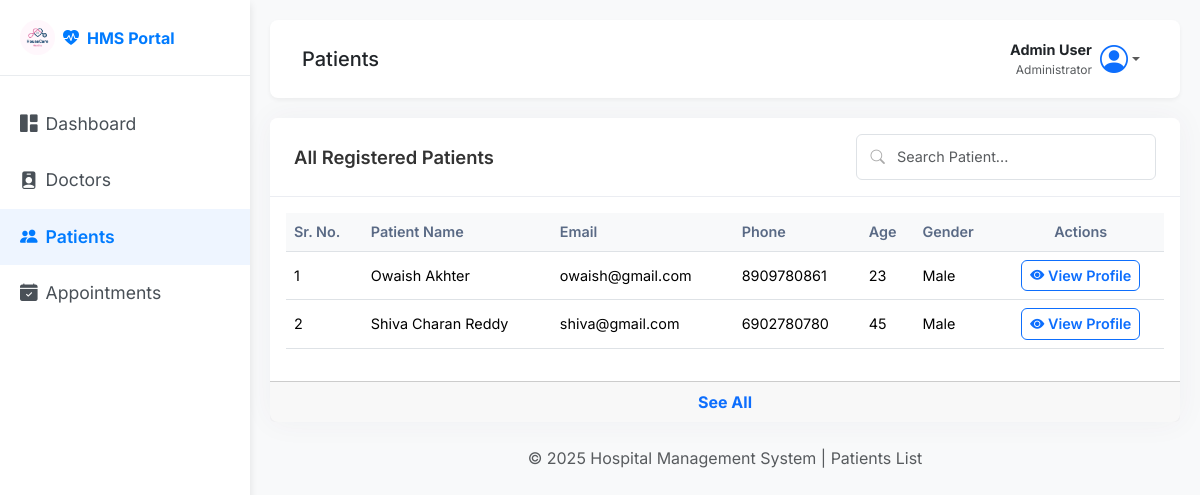
Page /admin/patients (signed in) on the earlier database version.
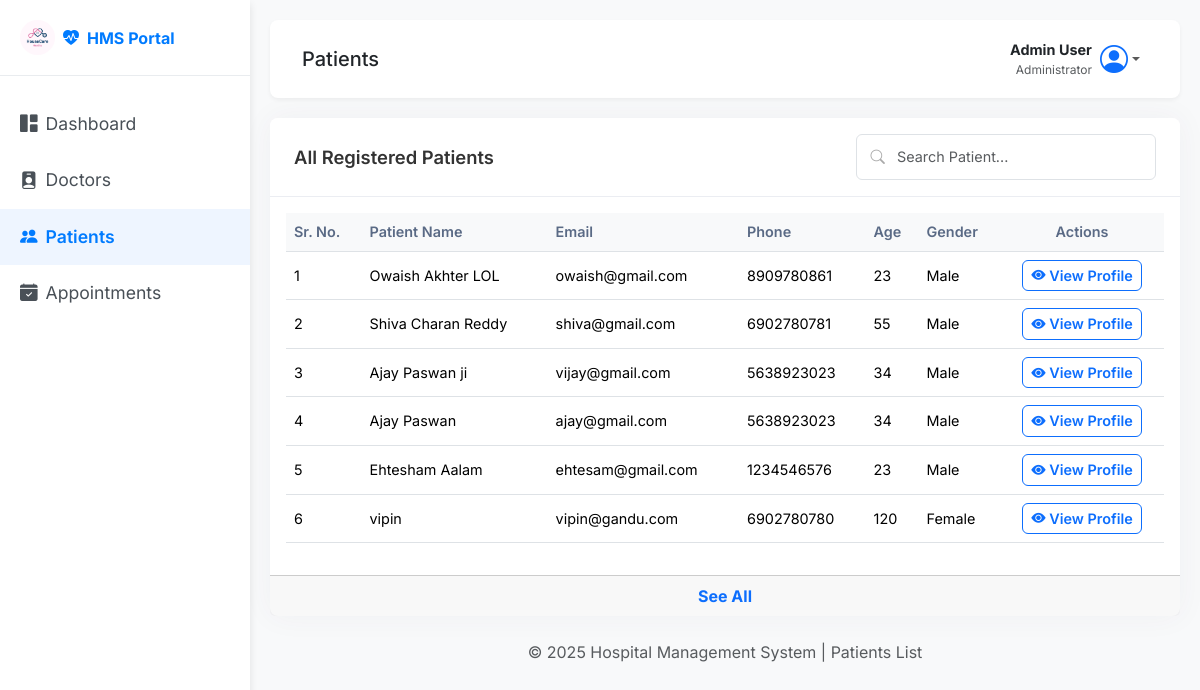
Same page on the later database version.
### back_app/models.py (models this page shows)
class Patient(db.Model):
    __tablename__ = 'patient'
    id = db.Column(db.Integer, primary_key=True)
    user_id = db.Column(db.Integer, db.ForeignKey('user.id'), nullable=False, unique=True)
    date_of_birth = db.Column(db.Date, nullable=True)
    gender = db.Column(db.String(10), nullable=True)
    address = db.Column(db.String(250), nullable=True)
    is_active = db.Column(db.Boolean, default=True)
    appointments = db.relationship('Appointment', backref='patient')

class User(db.Model, UserMixin):
    __tablename__ = 'user'
    id = db.Column(db.Integer, primary_key=True)
    full_name = db.Column(db.String(150), nullable=False)
    email = db.Column(db.String(150), unique=True, nullable=False)
    password = db.Column(db.String(150), nullable=False)
    phone_number = db.Column(db.String(15), nullable=False)
    age = db.Column(db.Integer(),  nullable=False)
    gender = db.Column(db.String(10) , nullable=False)
    role = db.Column(db.String(50), nullable=False ,default='Patient')  # 'admin', 'doctor', 'patient'
    profile_picture = db.Column(db.String(250), nullable=True, default='default.png')
    created_at = db.Column(db.DateTime, default=datetime.utcnow)
    doctor = db.relationship('Doctor', backref='user', uselist=False, cascade="all, delete-orphan")
    patient = db.relationship('Patient', backref='user', uselist=False, cascade="all, delete-orphan")

### back_app/routes.py (the view)
@main.route('/admin/patients',methods=['GET'])
@login_required
def all_patients():
    if current_user.role.lower() != 'admin':
        flash("you are nod admin access denied , DANGER!")
        return redirect(url_for('main.home'))
    all_patient = Patient.query.all()
    return render_template('/admin/all_patients.html' , patients = all_patient)

### app.py (called while the page is built)
def create_app():
    app = Flask(__name__)
    database_url = os.environ.get('DATABASE_URL', 'sqlite:///hospital_management.db')
    if database_url.startswith("postgres://"):
        database_url = database_url.replace("postgres://", "postgresql://", 1)
    app.config['SQLALCHEMY_DATABASE_URI'] = database_url
    app.config['SECRET_KEY'] = os.environ.get('SECRET_KEY', 'your_secret_key')
    app.config['SQLALCHEMY_TRACK_MODIFICATIONS'] = False
    login_manager = LoginManager()
    login_manager.init_app(app)
    login_manager.login_view = 'login'
    @login_manager.user_loader
    def load_user(user_id):
        return User.query.get(int(user_id))
    db.init_app(app)
    with app.app_context():
        from back_app.routes import main
        app.register_blueprint(main)
        db.create_all()
    return app

### templates/admin/all_patients.html (shortened to what the changed rows need)
<!DOCTYPE html>
<html lang="en">
<head>
  <link href="https://cdn.jsdelivr.net/npm/bootstrap@5.3.3/dist/css/bootstrap.min.css" rel="stylesheet">
  <link href="https://cdn.jsdelivr.net/npm/bootstrap-icons@1.11.1/font/bootstrap-icons.css" rel="stylesheet">
  <link rel="stylesheet" href="../../static/css/admin/all_users.css" />
  <link rel="stylesheet" href="../../static/css/style.css" />
</head>
<body>
  <div class="wrapper">
    <div id="content">
      <div class="main-content">
        <div class="container-fluid p-0">
          <div class="card content-panel">
            <div class="card-body">
              <div class="table-responsive">
                <table class="table table-hover align-middle">
                  <thead class="table-light">
                    <tr>
                      <th>Sr. No.</th>
                      <th>Patient Name</th>
                      <th>Email</th>
                      <th>Phone</th>
                      <th>Age</th>
                      <th>Gender</th>
                      <th class="text-center">Actions</th>
                    </tr>
                  </thead>
                  <tbody id="HMSTable">
                  {% for patient in patients %}
                    <tr class="{% if loop.index > 8 %}table-row-hidden{% endif %}">
                      <td>{{loop.index}} </td>
                      <td>{{patient.user.full_name}} </td>
                      <td>{{patient.user.email}} </td>
                      <td>{{patient.user.phone_number}} </td>
                      <td>{{patient.user.age}} </td>
                      <td> {{patient.user.gender}} </td>
                      <td class="actions-cell text-center">
                        <a href="{{url_for('main.view_patient', patient_id=patient.id)}}" class="btn btn-sm btn-outline-primary">
                          <i class="bi bi-eye-fill"></i> View Profile
                        </a>
                      </td>
                    </tr>
                  {% endfor %}
                  </tbody>
                </table>
              </div>
            </div>
        </div>
      </div>
    </div>
  </div>
</body>
</html>

Differences in the rows shown:
changed Patient "owaish@gmail.com": user.full_name "Owaish Akhter" → "Owaish Akhter LOL"
changed through a linked row, Patient "Shiva Charan Reddy": user.phone_number "6902780780" → "6902780781"; user.age "45" → "55"
added Patient: user.full_name "Ajay Paswan ji", user.email "vijay@gmail.com", user.phone_number "5638923023", user.age "34", user.gender "Male"
added Patient: user.full_name "Ajay Paswan", user.email "ajay@gmail.com", user.phone_number "5638923023", user.age "34", user.gender "Male"
added Patient: user.full_name "Ehtesham Aalam", user.email "ehtesam@gmail.com", user.phone_number "1234546576", user.age "23", user.gender "Male"
added Patient: user.full_name "vipin", user.email "vipin@gandu.com", user.phone_number "6902780780", user.age "120", user.gender "Female"
